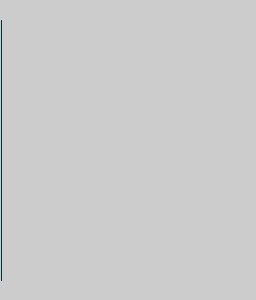
Frame 1 (no input)
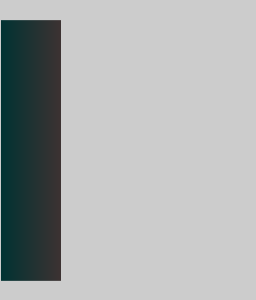
Frame 60 (the mouse pressed at the canvas centre just before this capture)
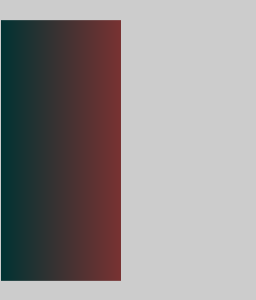
Frame 120 (the mouse held since frame 60 and released just before this capture)

The Processing sketch that drew these frames (run headless with seeded random() and noise(); from frame 60 on, the mouse is pressed at the canvas centre):

// Processing sketch: animLine300wCol
// ── animLine300wCol.pde
//Kolorowa animacja ruchu linii

void setup() 
{
  frameRate(32);
  size(256,300);
  //strokeWeight(3); //Odkomentuj żeby zobaczyć co się stanie
}

int pos = 0;

void draw() 
{
  //background(128); //Odkomentuj żeby zobaczyć co się stanie
  pos++;
  stroke(pos,50,50); //teraz kolor zależy od pozycji!
  line(pos, 20, pos, 280);
}

// https://github.com/borkowsk/bookProcessingPL
